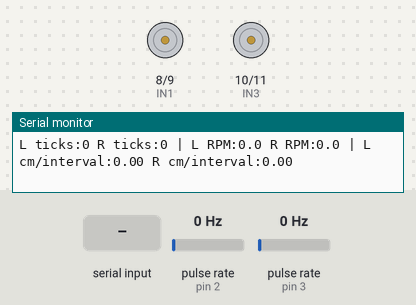
The program below on a simulated Arduino Uno, built with avr-gcc and run on an emulated ATmega328P. On the bench: motor-driver pin pairs drawn as motors (green arrow = first pin HIGH = forward, orange = second pin HIGH = backward, longer = more drive, scaled by the enable pin), the last lines printed to the serial monitor. Wiring (inferred from the names in the program): 2 × pulse sensor: data pin 2 / data pin 3. The inputs (shaded band) are chosen by the test bench; at power-on: pulse rate (sensors on pin 2, pin 3) 0 Hz.

Above: at 1.2 s.
1.3 s: "F" received over the second serial link
At 2.0 s:
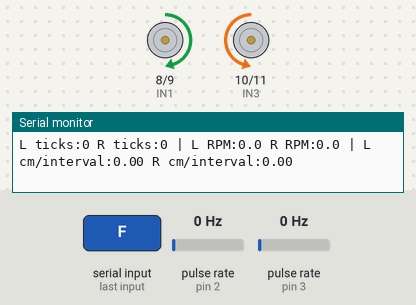
2.8 s: "B" received over the second serial link
At 3.1 s:
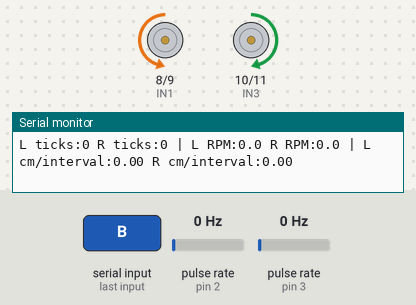
4.3 s: "L" received over the second serial link
At 5.5 s:
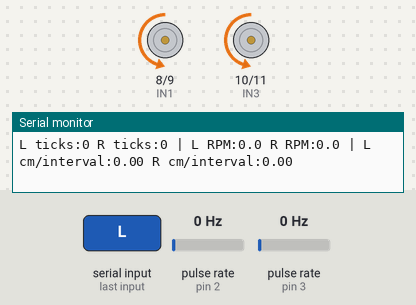
5.8 s: "R" received over the second serial link
At 6.6 s:
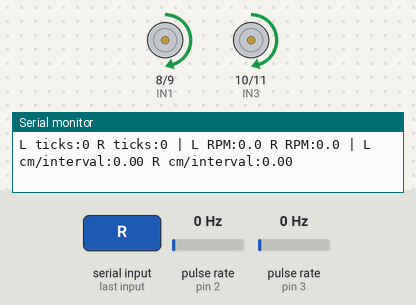
7.3 s: "G" received over the second serial link
At 7.8 s:
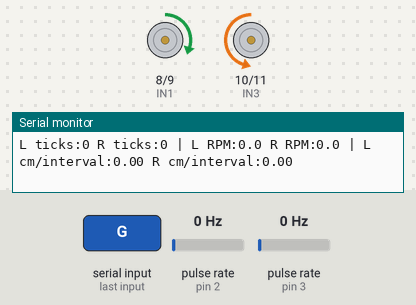
8.8 s: "H" received over the second serial link
At 10.1 s:
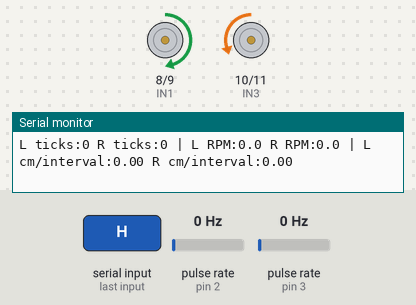
Timing chart, 0 to 11.3 s (numbered marks = the images above; inputs shaded):
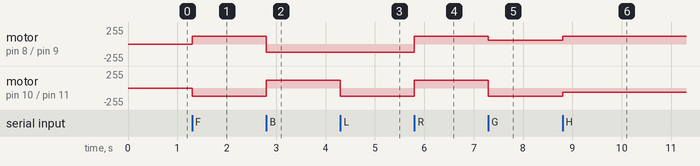

Measured:
- after the input at 1.3 s, motor on pin 8 (IN1) / pin 9 (IN2): stopped → forward 120/255 at once; motor on pin 10 (IN3) / pin 11 (IN4): stopped → backward 120/255 at once
- after the input at 2.8 s, motor on pin 8 (IN1) / pin 9 (IN2): forward 120/255 → backward 120/255 at once; motor on pin 10 (IN3) / pin 11 (IN4): backward 120/255 → forward 120/255 at once
- after the input at 4.3 s, motor on pin 10 (IN3) / pin 11 (IN4): forward 120/255 → backward 120/255 at once
- after the input at 5.8 s, motor on pin 8 (IN1) / pin 9 (IN2), motor on pin 10 (IN3) / pin 11 (IN4): backward 120/255 → forward 120/255 at once
- after the input at 7.3 s, motor on pin 8 (IN1) / pin 9 (IN2): forward 120/255 → forward 60/255 at once; motor on pin 10 (IN3) / pin 11 (IN4): forward 120/255 → backward 120/255 at once
- after the input at 8.8 s, motor on pin 8 (IN1) / pin 9 (IN2): forward 60/255 → forward 120/255 at once; motor on pin 10 (IN3) / pin 11 (IN4): backward 120/255 → backward 60/255 at once

The program:

main.cpp
```cpp
#include <Arduino.h>
#include <SoftwareSerial.h>

//==================================================
// Bluetooth
//==================================================
SoftwareSerial BT(4, 7); // Arduino RX, TX

//==================================================
// L298N Motor Pins
//==================================================
const int ENA = 5;
const int ENB = 6;

const int IN1 = 8;
const int IN2 = 9;
const int IN3 = 10;
const int IN4 = 11;

//==================================================
// Encoder Pins
//==================================================
const int LEFT_ENCODER = 2;
const int RIGHT_ENCODER = 3;

volatile long leftTicks = 0;
volatile long rightTicks = 0;

//==================================================
// Encoder Calibration
//==================================================
const float WHEEL_CIRCUMFERENCE_CM = 19.6; // pi * ~6.25cm diameter
const int TICKS_PER_REV = 100;             // calibrated value, re-check per wheel

long lastLeftTicks = 0;
long lastRightTicks = 0;

//==================================================
// Speed
//==================================================
int speedValue = 120;

//==================================================
// Encoder Interrupts
//==================================================
void leftEncoderISR()
{
    leftTicks++;
}

void rightEncoderISR()
{
    rightTicks++;
}

//==================================================
// Motor Functions
//==================================================
void setSpeed(int speed)
{
    speedValue = constrain(speed, 0, 255);
    analogWrite(ENA, speedValue);
    analogWrite(ENB, speedValue);
}

void stopMotors()
{
    digitalWrite(IN1, LOW);
    digitalWrite(IN2, LOW);
    digitalWrite(IN3, LOW);
    digitalWrite(IN4, LOW);
}

void moveForward()
{
    digitalWrite(IN1, HIGH);
    digitalWrite(IN2, LOW);
    digitalWrite(IN3, LOW);
    digitalWrite(IN4, HIGH);
}

void moveBackward()
{
    digitalWrite(IN1, LOW);
    digitalWrite(IN2, HIGH);
    digitalWrite(IN3, HIGH);
    digitalWrite(IN4, LOW);
}

void turnLeft()
{
    digitalWrite(IN1, LOW);
    digitalWrite(IN2, HIGH);
    digitalWrite(IN3, LOW);
    digitalWrite(IN4, HIGH);
}

void turnRight()
{
    digitalWrite(IN1, HIGH);
    digitalWrite(IN2, LOW);
    digitalWrite(IN3, HIGH);
    digitalWrite(IN4, LOW);
}

//==================================================
// Setup
//==================================================
void setup()
{
    Serial.begin(9600);
    BT.begin(9600);

    pinMode(ENA, OUTPUT);
    pinMode(ENB, OUTPUT);
    pinMode(IN1, OUTPUT);
    pinMode(IN2, OUTPUT);
    pinMode(IN3, OUTPUT);
    pinMode(IN4, OUTPUT);

    pinMode(LEFT_ENCODER, INPUT_PULLUP);
    pinMode(RIGHT_ENCODER, INPUT_PULLUP);

    attachInterrupt(digitalPinToInterrupt(LEFT_ENCODER), leftEncoderISR, RISING);
    attachInterrupt(digitalPinToInterrupt(RIGHT_ENCODER), rightEncoderISR, RISING);

    setSpeed(speedValue);
    stopMotors();

    Serial.println("Robot Ready!");
}

//==================================================
// Loop
//==================================================
void loop()
{
    if (BT.available())
    {
        char cmd = BT.read();

        switch (cmd)
        {
        case 'F':
            setSpeed(speedValue);
            moveForward();
            break;

        case 'B':
            setSpeed(speedValue);
            moveBackward();
            break;

        case 'L':
            setSpeed(speedValue);
            turnLeft();
            break;

        case 'R':
            setSpeed(speedValue);
            turnRight();
            break;

        case 'G':
            analogWrite(ENA, speedValue / 2);
            analogWrite(ENB, speedValue);
            moveForward();
            break;

        case 'H':
            analogWrite(ENA, speedValue);
            analogWrite(ENB, speedValue / 2);
            moveForward();
            break;

        case 'I':
            analogWrite(ENA, speedValue / 2);
            analogWrite(ENB, speedValue);
            moveBackward();
            break;

        case 'J':
            analogWrite(ENA, speedValue);
            analogWrite(ENB, speedValue / 2);
            moveBackward();
            break;

        case 'S':
            stopMotors();
            break;

        case '0': setSpeed(0); break;
        case '1': setSpeed(30); break;
        case '2': setSpeed(60); break;
        case '3': setSpeed(90); break;
        case '4': setSpeed(120); break;
        case '5': setSpeed(150); break;
        case '6': setSpeed(180); break;
        case '7': setSpeed(210); break;
        case '8': setSpeed(235); break;
        case '9': setSpeed(255); break;
        }
    }

    // Print encoder counts + RPM + distance every 500 ms
    static unsigned long lastPrint = 0;

    if (millis() - lastPrint >= 500)
    {
        unsigned long dt = millis() - lastPrint; // actual elapsed, not assumed 500
        lastPrint = millis();

        noInterrupts();
        long left = leftTicks;
        long right = rightTicks;
        interrupts();

        long leftDelta = left - lastLeftTicks;
        long rightDelta = right - lastRightTicks;
        lastLeftTicks = left;
        lastRightTicks = right;

        float leftRPM  = (leftDelta  / (float)TICKS_PER_REV) * (60000.0 / dt);
        float rightRPM = (rightDelta / (float)TICKS_PER_REV) * (60000.0 / dt);

        float leftDistCm  = (leftDelta  / (float)TICKS_PER_REV) * WHEEL_CIRCUMFERENCE_CM;
        float rightDistCm = (rightDelta / (float)TICKS_PER_REV) * WHEEL_CIRCUMFERENCE_CM;

        Serial.print("L ticks:"); Serial.print(left);
        Serial.print(" R ticks:"); Serial.print(right);
        Serial.print(" | L RPM:"); Serial.print(leftRPM, 1);
        Serial.print(" R RPM:"); Serial.print(rightRPM, 1);
        Serial.print(" | L cm/interval:"); Serial.print(leftDistCm, 2);
        Serial.print(" R cm/interval:"); Serial.println(rightDistCm, 2);
    }
}
```
